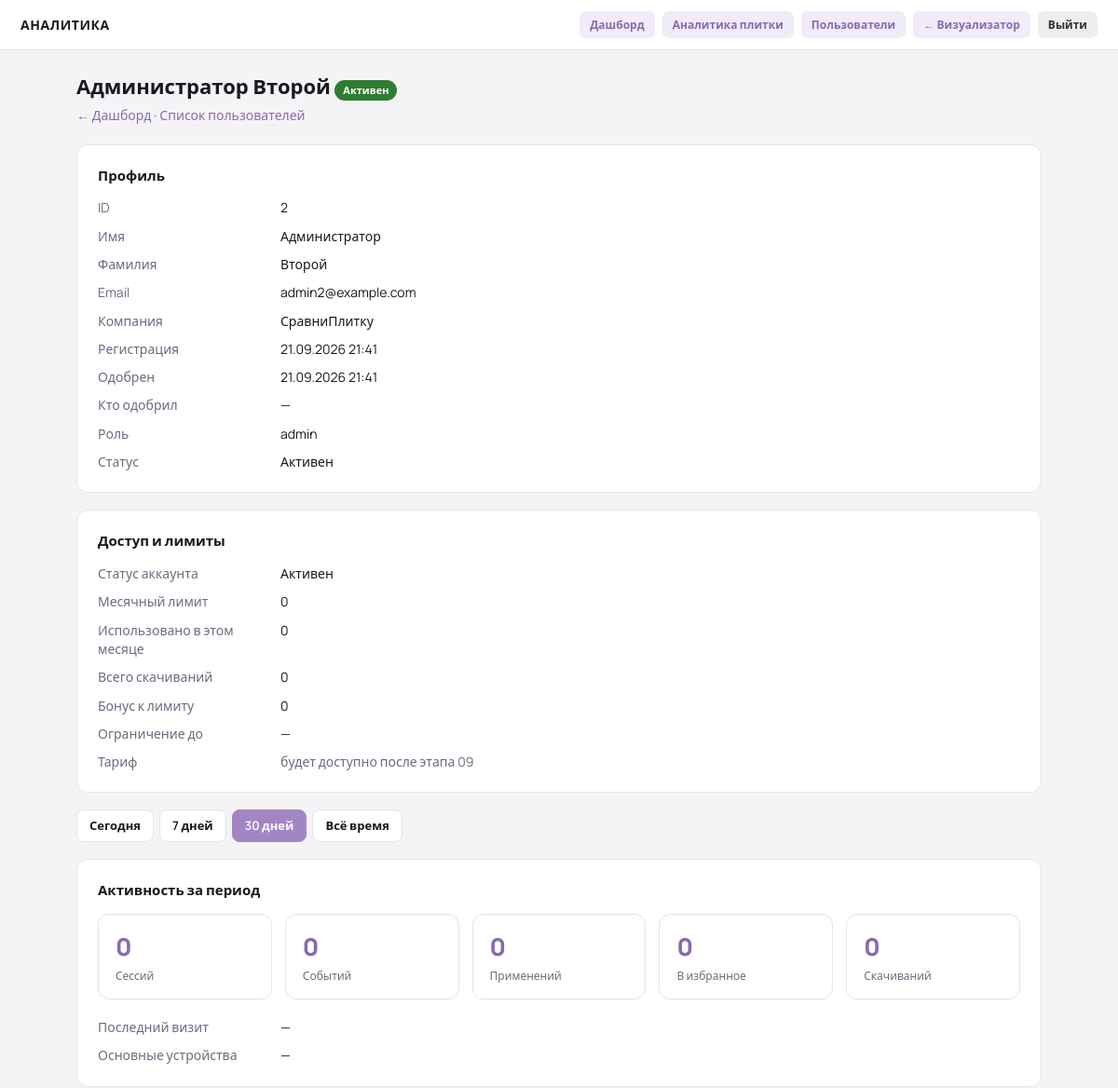
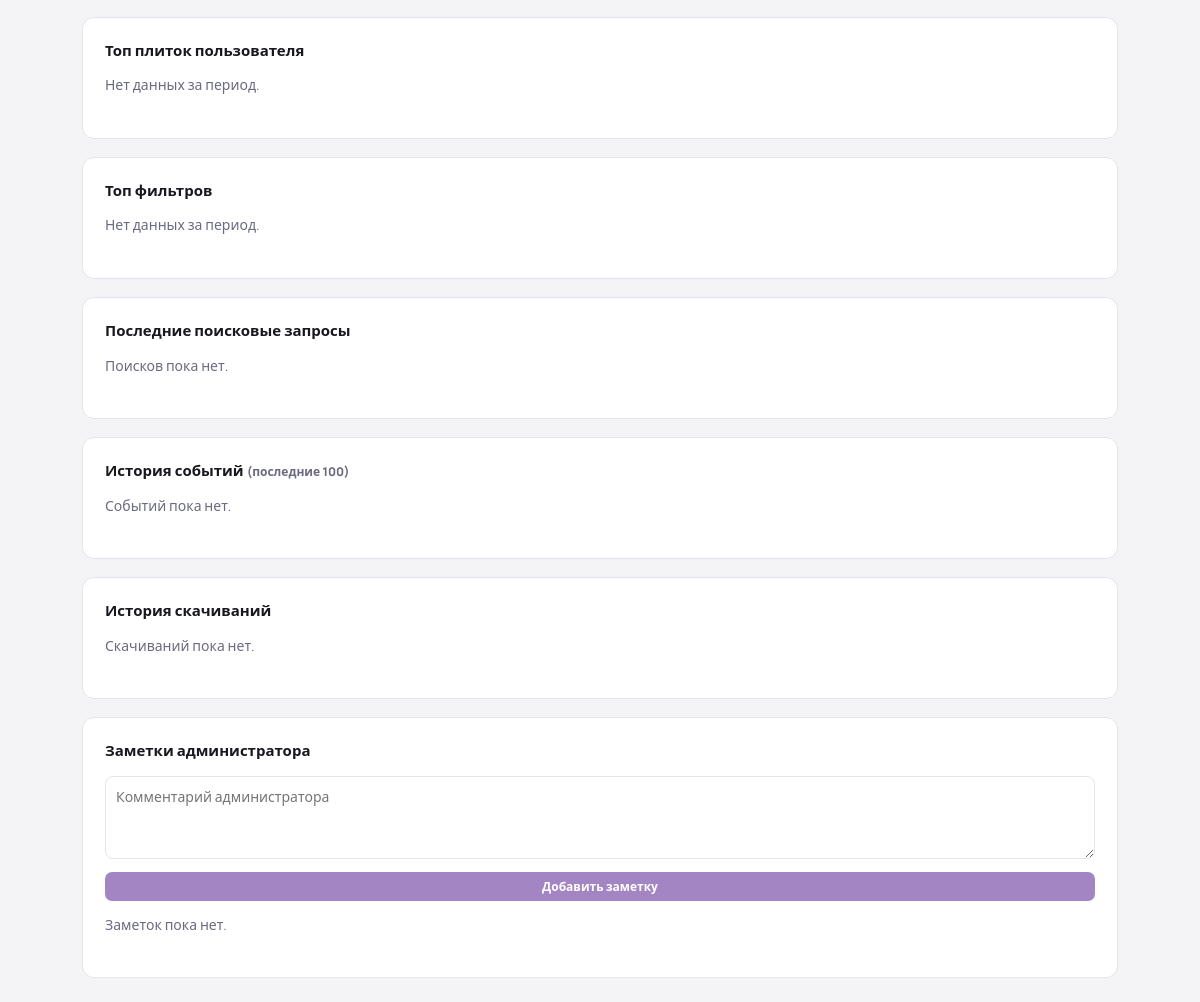
Page /analytics/admin/user.php?id=2 (signed in) on the committed database (2 pictures, top to bottom).
### tables this page shows
CREATE TABLE IF NOT EXISTS users (
  id                     INT AUTO_INCREMENT PRIMARY KEY,
  email                  VARCHAR(255) NOT NULL UNIQUE,
  password_hash          VARCHAR(255) NOT NULL,
  first_name             VARCHAR(100) NOT NULL DEFAULT '',
  last_name              VARCHAR(100) NOT NULL DEFAULT '',
  company                VARCHAR(200) NOT NULL DEFAULT '',
  role                   ENUM('user','admin') NOT NULL DEFAULT 'user',
  status                 ENUM('pending','active','banned','restricted') NOT NULL DEFAULT 'pending',
  restriction_until      DATETIME NULL,
  downloads_bonus        INT NOT NULL DEFAULT 0,    
  downloads_monthly      INT NOT NULL DEFAULT 0,    
  downloads_total        INT NOT NULL DEFAULT 0,    
  downloads_reset_month  VARCHAR(7) NULL,           
  favorites              TEXT NULL,                 
  created_at             DATETIME NOT NULL DEFAULT CURRENT_TIMESTAMP,
  approved_by            INT NULL,
  approved_at            DATETIME NULL
);

### auth/db.php (called while the page is built, shortened)
<?php
function db() {
    static $pdo = null;
    if ($pdo === null) {
        $dsn = 'mysql:host=' . DB_HOST . ';dbname=' . DB_NAME . ';charset=' . DB_CHARSET;
        try {
            $pdo = new PDO($dsn, DB_USER, DB_PASS, [
                PDO::ATTR_ERRMODE            => PDO::ERRMODE_EXCEPTION,
                PDO::ATTR_DEFAULT_FETCH_MODE => PDO::FETCH_ASSOC,
                PDO::ATTR_EMULATE_PREPARES   => false,
            ]);
        } catch (PDOException $e) {
            http_response_code(500);
            die('Ошибка подключения к базе данных. Проверьте настройки в auth/config.php');
        }
    }
    return $pdo;
}

### auth/functions.php (called while the page is built, shortened)
<?php
require_once __DIR__ . '/db.php';
function app_relative_url($target) {
    $root   = str_replace('\\', '/', dirname(__DIR__));
    $script = str_replace('\\', '/', $_SERVER['SCRIPT_FILENAME'] ?? '');
    $rel = '';
    if ($script !== '' && strpos($script, $root) === 0) {
        $rel = ltrim(substr($script, strlen($root)), '/');
    }
    $depth = substr_count($rel, '/');
    return str_repeat('../', $depth) . ltrim($target, '/');
}
function effective_limit($user) {
    $limit = (int)DEFAULT_MONTHLY_LIMIT + (int)$user['downloads_bonus'];
    return $limit < 0 ? 0 : $limit;
}
function h($s) {
    return htmlspecialchars((string)$s, ENT_QUOTES, 'UTF-8');
}
function status_label($status) {
    $map = [
        'pending'    => ['Ожидает',     '#B8860B'],
        'active'     => ['Активен',     '#2E7D32'],
        'banned'     => ['Заблокирован','#C62828'],
        'restricted' => ['Ограничен',   '#E65100'],
    ];
    return $map[$status] ?? [$status, '#666'];
}

### analytics/admin/user.php (the view, shortened to what this page needs)
<?php
require_once __DIR__ . '/../functions.php';
$uid = isset($_GET['id']) ? (int)$_GET['id'] : 0;
$period = $_GET['period'] ?? '30d';
$allowedPeriods = ['today' => 'Сегодня', '7d' => '7 дней', '30d' => '30 дней', 'all' => 'Всё время'];
$user = admin_get_user($uid);
function u_dt($s) { return $s ? date('d.m.Y H:i', strtotime($s)) : '—'; }
function u_num($n) { return number_format((int)$n, 0, '.', ' '); }
function u_range($uid, $period, $allowed) {
    $r = '<div class="range">';
    foreach ($allowed as $key => $label) {
        $cls = $key === $period ? ' class="active"' : '';
        $r .= '<a href="?id=' . (int)$uid . '&period=' . h($key) . '"' . $cls . '>' . h($label) . '</a>';
    }
    return $r . '</div>';
}
$k         = analytics_user_kpis($uid, $period);
$topTiles  = analytics_user_top_tiles($uid, $period, 15);
$topFilt   = analytics_user_top_filters($uid, $period, 6);
$searches  = analytics_user_recent_searches($uid, 15);
$events    = analytics_user_events($uid, 100);
$downloads = analytics_user_downloads($uid, 100);
$notes     = admin_notes_list($uid);
$tmpUser = $user;
$limit    = effective_limit($tmpUser);
$used     = (int)$tmpUser['downloads_monthly'];
$approver = admin_get_approver_name($user['approved_by'] ?? null);
list($stLabel, $stColor) = status_label($user['status']);
$fullName = trim($user['first_name'] . ' ' . $user['last_name']);
$devStr = '—';
?>
<h1><?= h($fullName) ?> <span class="badge" style="background:<?= h($stColor) ?>;color:#fff"><?= h($stLabel) ?></span></h1>
<p class="muted">
  <a href="<?= h(app_relative_url('analytics/admin/dashboard.php')) ?>">← Дашборд</a> ·
  <a href="<?= h(app_relative_url('auth/admin.php')) ?>">Список пользователей</a>
</p>
<div class="panel">
  <h2>Профиль</h2>
  <div class="kv">
    <div>ID</div><div><?= (int)$user['id'] ?></div>
    <div>Имя</div><div><?= h($user['first_name'] ?: '—') ?></div>
    <div>Фамилия</div><div><?= h($user['last_name'] ?: '—') ?></div>
    <div>Email</div><div><?= h($user['email']) ?></div>
    <div>Компания</div><div><?= h($user['company'] ?: '—') ?></div>
    <div>Регистрация</div><div><?= u_dt($user['created_at']) ?></div>
    <div>Одобрен</div><div><?= u_dt($user['approved_at'] ?? null) ?></div>
    <div>Кто одобрил</div><div><?= h($approver ?: '—') ?></div>
    <div>Роль</div><div><?= h($user['role']) ?></div>
    <div>Статус</div><div><?= h($stLabel) ?></div>
  </div>
</div>
<div class="panel">
  <h2>Доступ и лимиты</h2>
  <div class="kv">
    <div>Статус аккаунта</div><div><?= h($stLabel) ?></div>
    <div>Месячный лимит</div><div><?= u_num($limit) ?></div>
    <div>Использовано в этом месяце</div><div><?= u_num($used) ?></div>
    <div>Всего скачиваний</div><div><?= u_num($user['downloads_total']) ?></div>
    <div>Бонус к лимиту</div><div><?= (int)$user['downloads_bonus'] ?></div>
    <div>Ограничение до</div><div><?= !empty($user['restriction_until']) ? u_dt($user['restriction_until']) : '—' ?></div>
    <div>Тариф</div><div><span class="muted">будет доступно после этапа 09</span></div>
  </div>
</div>
<?= u_range($uid, $period, $allowedPeriods) ?>
<div class="panel">
  <h2>Активность за период</h2>
  <div class="metrics">
    <div class="metric"><div class="n"><?= u_num($k['sessions']) ?></div><div class="l">Сессий</div></div>
    <div class="metric"><div class="n"><?= u_num($k['events']) ?></div><div class="l">Событий</div></div>
    <div class="metric"><div class="n"><?= u_num($k['tile_applies']) ?></div><div class="l">Применений</div></div>
    <div class="metric"><div class="n"><?= u_num($k['favorites']) ?></div><div class="l">В избранное</div></div>
    <div class="metric"><div class="n"><?= u_num($k['downloads']) ?></div><div class="l">Скачиваний</div></div>
  </div>
  <div class="kv">
    <div>Последний визит</div><div><?= u_dt($k['last_visit']) ?></div>
    <div>Основные устройства</div><div><?= h($devStr) ?></div>
  </div>
</div>
<div class="panel">
  <h2>Топ плиток пользователя</h2>
  <?php if (!$topTiles): ?><p class="muted">Нет данных за период.</p><?php endif; ?>
</div>
<div class="panel">
  <h2>Топ фильтров</h2>
  <?php
    $hasFilt = false; foreach ($topFilt as $arr) { if ($arr) { $hasFilt = true; break; } }
  ?>
  <?php if (!$hasFilt): ?><p class="muted">Нет данных за период.</p><?php endif; ?>
</div>
<div class="panel">
  <h2>Последние поисковые запросы</h2>
  <?php if (!$searches): ?><p class="muted">Поисков пока нет.</p><?php endif; ?>
</div>
<div class="panel">
  <h2>История событий <span class="muted" style="font-size:12px">(последние 100)</span></h2>
  <?php if (!$events): ?><p class="muted">Событий пока нет.</p><?php endif; ?>
</div>
<div class="panel">
  <h2>История скачиваний</h2>
  <?php if (!$downloads): ?><p class="muted">Скачиваний пока нет.</p><?php endif; ?>
</div>
<div class="panel">
  <h2>Заметки администратора</h2>
  <form method="post" style="margin-bottom:14px">
    <textarea name="note" rows="3" placeholder="Комментарий администратора" style="width:100%;box-sizing:border-box;padding:10px;border:1px solid var(--border,#e4e4ea);border-radius:8px;font:inherit"></textarea>
    <div style="margin-top:8px"><button class="btn btn--primary btn--sm" type="submit">Добавить заметку</button></div>
  </form>
  <?php if (!$notes): ?><p class="muted">Заметок пока нет.</p><?php endif; ?>
</div>

### auth/auth.css (style rules this page uses)
:root { --primary:#A385C4; --primary-dark:#8A6AAE; --primary-light:#F2EBF9; --bg:#F4F4F6; --card:#FFFFFF; --border:#E4E4EA; --text:#18181E; --text-sec:#6B6B80; --ok:#2E7D32; --warn:#E65100; --danger:#C62828; --radius:12px; --shadow:0 6px 30px rgba(0,0,0,.10); }
* { box-sizing:border-box;margin:0;padding:0 }
body { font-family:'Manrope',system-ui,Arial,sans-serif;color:var(--text);background:var(--bg); -webkit-font-smoothing:antialiased;font-size:14px;line-height:1.45;min-height:100vh; }
a { color:var(--primary-dark);text-decoration:none }
.btn { display:inline-flex;align-items:center;justify-content:center;gap:7px; padding:11px 16px;border:none;border-radius:9px;font-family:inherit;font-size:14px;font-weight:700; cursor:pointer;transition:background .15s,opacity .15s }
.btn--primary { background:var(--primary);color:#fff;width:100% }
.btn--sm { padding:6px 11px;font-size:12px;font-weight:600;border-radius:7px }
.page h1 { font-size:22px;font-weight:800;margin-bottom:4px }
.page .muted { color:var(--text-sec);margin-bottom:20px }
.panel { background:var(--card);border:1px solid var(--border);border-radius:var(--radius);padding:22px;margin-bottom:18px }
.panel h2 { font-size:15px;font-weight:800;margin-bottom:14px }
.kv { display:grid;grid-template-columns:180px 1fr;gap:10px 16px;font-size:14px }
.kv div:nth-child(odd) { color:var(--text-sec) }
.badge { display:inline-block;padding:3px 9px;border-radius:20px;font-size:11px;font-weight:700;color:#fff }
.page select, .page textarea, .page input[type="text"], .page input[type="number"], .page input[type="password"] { background:var(--card); color:var(--text); border:1px solid var(--border); }

### analytics/analytics.css (style rules this page uses)
.metrics { display:grid;grid-template-columns:repeat(auto-fill,minmax(160px,1fr));gap:14px;margin-bottom:20px }
.metric { background:var(--card,#fff);border:1px solid var(--border,#e4e4ea);border-radius:12px;padding:16px 18px }
.metric .n { font-size:26px;font-weight:800;color:var(--primary-dark,#8A6AAE) }
.metric .l { font-size:12px;color:var(--text-sec,#6B6B80);margin-top:3px }
.range { display:flex;gap:6px;margin-bottom:18px;flex-wrap:wrap }
.range a { padding:7px 13px;border-radius:8px;border:1px solid var(--border,#e4e4ea);background:#fff;font-size:13px;font-weight:600;color:var(--text,#18181E) }
.range a.active { background:var(--primary,#A385C4);color:#fff;border-color:var(--primary,#A385C4) }

### rows in the picture
users: fullName "Администратор Второй", id "2", first_name "Администратор", last_name "Второй", email "admin2@example.com", company "СравниПлитку", created_at "21.09.2026 21:41", approved_at "21.09.2026 21:41", role "admin", downloads_bonus "0", downloads_monthly "0", downloads_total "0"

### other values in the picture
$stLabel "Активен"
$approver ?: '—' "—"
$label "Сегодня"
$label "7 дней"
$label "30 дней"
$label "Всё время"
u_num($k['sessions']) "0"
u_num($k['events']) "0"
u_num($k['tile_applies']) "0"
u_num($k['favorites']) "0"
u_num($k['downloads']) "0"
u_dt($k['last_visit']) "—"
$devStr "—"
